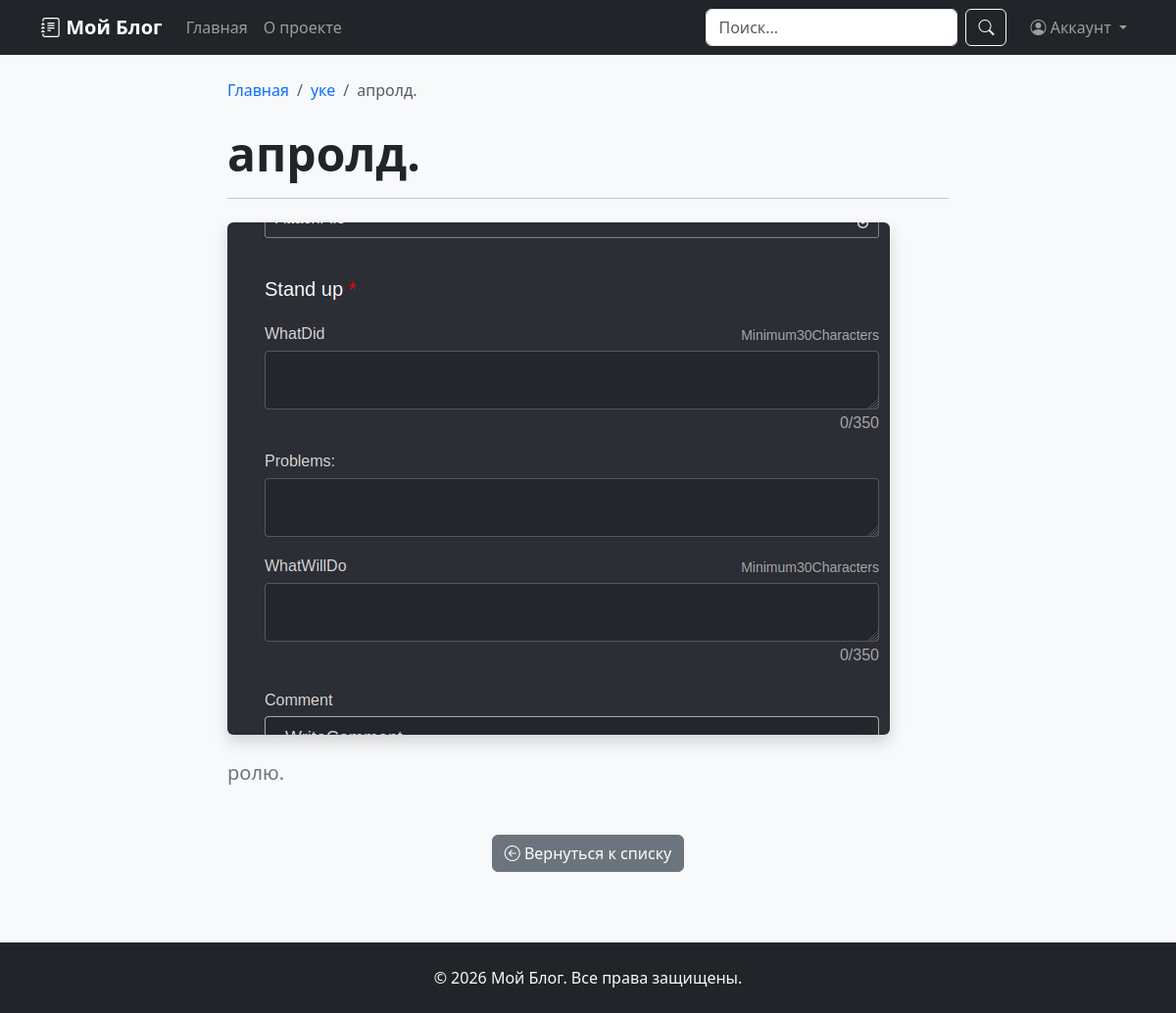
/post/5/, run on the app's committed database.
### posts/models.py (models this page shows, shortened)
class Post(models.Model):
    title = models.CharField(max_length=100)
    description = models.CharField()
    is_active = models.BooleanField(default=True)
    image = models.ImageField(null=True, upload_to="posts")
    created_at = models.DateTimeField(auto_now_add=True)
    updated_at = models.DateTimeField(auto_now=True)
    category = models.ForeignKey(
        Category,
        on_delete=models.SET_NULL,
        null=True,
        blank=True,
        related_name="posts",
    )
    author = models.ForeignKey(
            User,
            on_delete=models.CASCADE,
            null=True,
            blank=True,
            related_name="posts",
        )

class Category(models.Model):
    name = models.CharField(max_length=100)
    def __str__(self):
        return self.name

### posts/views.py (the view)
class PostDetailView(DetailView):
    model = Post
    template_name = "posts/detail.html"
    context_object_name = "post"
    pk_url_kwarg = "pk"

### templates/posts/detail.html (shortened to what this page needs)
{% extends 'base.html' %}
{% block content %}
<div class="row justify-content-center">
    <div class="col-lg-8">
        <nav aria-label="breadcrumb" class="mb-4">
            <ol class="breadcrumb">
                <li class="breadcrumb-item"><a href="{% url 'post_list' %}" class="text-decoration-none">Главная</a></li>
                <li class="breadcrumb-item"><a href="#" class="text-decoration-none">{{ post.category|default:"Без категории" }}</a></li>
                <li class="breadcrumb-item active" aria-current="page">{{ post.title|truncatechars:30 }}</li>
            </ol>
        </nav>
        <div class="mb-4">
            <h1 class="display-5 fw-bold mb-3">{{ post.title }}</h1>
            <hr>
        </div>
        {% if post.image %}
        <div class="mb-4">
            <img src="{{ post.image.url }}" class="img-fluid rounded shadow" alt="{{ post.title }}">
        </div>
        {% else %}
        <div class="mb-4">
            <div class="post-img-placeholder rounded" style="height: 400px; font-size: 5rem;">
                <i class="bi bi-image"></i>
            </div>
        </div>
        {% endif %}
        <article class="mb-5">
            <div class="lead mb-4 text-secondary">
                {{ post.description }}
            </div>
        </article>
        <div class="text-center mb-5">
            <a href="{% url 'post_list' %}" class="btn btn-secondary">
                <i class="bi bi-arrow-left-circle"></i> Вернуться к списку
            </a>
        </div>
    </div>
</div>
{% endblock %}

### templates/base.html (style rules this page uses)
body { background-color: #f8f9fa; }

### data on the page
Post: category "уке", title "апролд.", image (picture), description "ролю."
